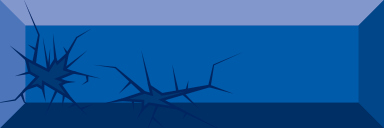
#> input picture images/Brick_Broken/01.png, 384 x 128 px, given in place of the camera
$ python opencv_test.py
#> lines starting #> are read from the running program, lines starting #| are printed output that depends on the picture
try:
    from cv2 import cv2
except ImportError:
    pass
import json


center_list = []


def get_center(frame, low, high, draw):
    blurred = cv2.GaussianBlur(frame, (11, 11), 0)
    hsv = cv2.cvtColor(blurred, cv2.COLOR_BGR2HSV)

    mask = cv2.inRange(hsv, low, high)
    mask = cv2.morphologyEx(mask, cv2.MORPH_CLOSE, cv2.getStructuringElement(cv2.MORPH_ELLIPSE, (5, 5)), 1)

    contours, hierarchy = cv2.findContours(mask, cv2.RETR_LIST, cv2.CHAIN_APPROX_SIMPLE)

    cv2.imshow("Mask", mask)

    if len(contours) == 0:
        return frame, []

    valid_contour = []
    for contour in contours:
        area = cv2.contourArea(contour)
        if 2500 < area:
            print(area)
            cv2.drawContours(frame, [contour], 0, (255, 0, 0), 3)

            epsilon = 0.025 * cv2.arcLength(contour, True)
            approx = cv2.approxPolyDP(contour, epsilon, True)
            if draw:
                cv2.drawContours(frame, [approx], 0, (0, 255, 0), 3)

            M = cv2.moments(approx)
            if M["m00"] == 0:
                return frame, (-1, -1)

            cx = int(M["m10"] / M["m00"])
            cy = int(M["m01"] / M["m00"])
            if draw:
                cv2.circle(frame, (cx, cy), 7, (255, 0, 0), -1)

            valid_contour.append((contour, area, (cx, cy)))

    return frame, valid_contour

    # [26 lines of commented-out code are left out]


def main(target):
#> called with target = (1280, 720)
    cap = cv2.VideoCapture(0, cv2.CAP_DSHOW)

    # Get Maximum Resolution
    cap.set(cv2.CAP_PROP_FRAME_WIDTH, 100000)
    cap.set(cv2.CAP_PROP_FRAME_HEIGHT, 100000)

    max_width = cap.get(cv2.CAP_PROP_FRAME_WIDTH)
    max_height = cap.get(cv2.CAP_PROP_FRAME_HEIGHT)

    print("Max Resolution : {0}x{1}".format(max_width, max_height))

    # low, high = setRange()
    low = (35, 75, 50)
    high = (80, 150, 255)

    while True:
        ret, frame = cap.read()
#> frame is the input picture: shape (128, 384, 3); mean B, G, R 159.7, 91.6, 28
        if frame is None:
            print("Received Frame None")
            break

        frame = cv2.resize(frame, target)
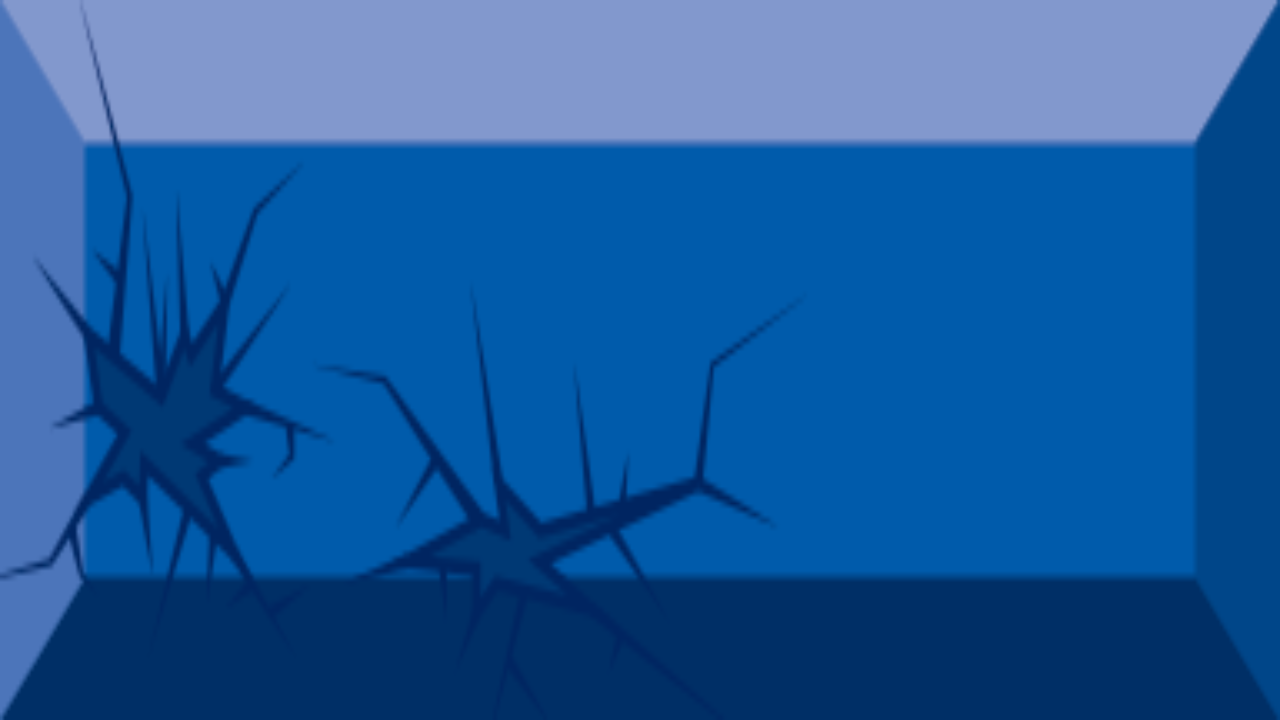
#> frame: shape (720, 1280, 3); mean B, G, R 159.6, 91.6, 28
        frame_hint, center = get_center(frame, low, high, True)
#> in get_center, `hsv = cv2.cvtColor(blurred, cv2.COLOR_BGR2HSV)`: hsv: shape (720, 1280, 3); mean H, S, V 106.2, 219.4, 159.7
#> in get_center, `mask = cv2.inRange(hsv, low, high)`: mask: shape (720, 1280); every value is 0
#> in get_center, `contours, hierarchy = cv2.findContours(mask, cv2.RETR_LIST, cv2.CHAIN_..`: contours = []
#> center = []
        # if len(center) > 0:
        #     center_list.append({"x": center[0], "y": center[1]})

        cv2.imshow("Video", frame)

        if cv2.waitKey(1) > 0:
#> (key Esc is pressed here)
            f = open("log.json", "w")
            f.write(json.dumps(center_list))
            f.close()
            break


if __name__ == "__main__":
    main((1280, 720))
